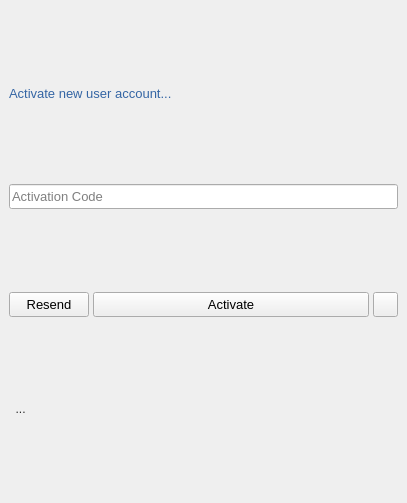
<?xml version="1.0" encoding="UTF-8"?>
<ui version="4.0">
 <class>RegisterNewUserObject</class>
 <widget class="QWidget" name="RegisterNewUserObject">
  <property name="geometry">
   <rect>
    <x>0</x>
    <y>0</y>
    <width>407</width>
    <height>503</height>
   </rect>
  </property>
  <property name="sizePolicy">
   <sizepolicy hsizetype="Fixed" vsizetype="Fixed">
    <horstretch>0</horstretch>
    <verstretch>0</verstretch>
   </sizepolicy>
  </property>
  <property name="minimumSize">
   <size>
    <width>407</width>
    <height>503</height>
   </size>
  </property>
  <property name="maximumSize">
   <size>
    <width>407</width>
    <height>503</height>
   </size>
  </property>
  <property name="font">
   <font>
    <pointsize>10</pointsize>
   </font>
  </property>
  <property name="windowTitle">
   <string>Form</string>
  </property>
  <property name="windowIcon">
   <iconset>
    <normaloff>:/icons/icons/2221968.png</normaloff>:/icons/icons/2221968.png</iconset>
  </property>
  <layout class="QGridLayout" name="gridLayout">
   <property name="leftMargin">
    <number>0</number>
   </property>
   <property name="topMargin">
    <number>0</number>
   </property>
   <property name="rightMargin">
    <number>0</number>
   </property>
   <property name="bottomMargin">
    <number>0</number>
   </property>
   <property name="spacing">
    <number>4</number>
   </property>
   <item row="1" column="1">
    <widget class="QStackedWidget" name="stackedWidget">
     <property name="currentIndex">
      <number>1</number>
     </property>
     <widget class="QWidget" name="page">
      <layout class="QVBoxLayout" name="verticalLayout">
       <item>
        <layout class="QHBoxLayout" name="horizontalLayout_2">
         <property name="topMargin">
          <number>0</number>
         </property>
         <item>
          <widget class="QLabel" name="create_Label">
           <property name="minimumSize">
            <size>
             <width>0</width>
             <height>26</height>
            </size>
           </property>
           <property name="font">
            <font>
             <pointsize>10</pointsize>
            </font>
           </property>
           <property name="styleSheet">
            <string notr="true">color: rgb(52, 101, 164);</string>
           </property>
           <property name="text">
            <string>Create a new user account...</string>
           </property>
          </widget>
         </item>
        </layout>
       </item>
       <item>
        <spacer name="verticalSpacer_4">
         <property name="font">
          <font>
           <pointsize>10</pointsize>
          </font>
         </property>
         <property name="orientation">
          <enum>Qt::Vertical</enum>
         </property>
         <property name="sizeType">
          <enum>QSizePolicy::Fixed</enum>
         </property>
         <property name="sizeHint" stdset="0">
          <size>
           <width>20</width>
           <height>5</height>
          </size>
         </property>
        </spacer>
       </item>
       <item>
        <widget class="QLineEdit" name="full_name_Prompt">
         <property name="font">
          <font>
           <pointsize>10</pointsize>
          </font>
         </property>
         <property name="toolTip">
          <string>allowed format: [A-Z][a-z] space &quot;van&quot;, &quot;of&quot;, &quot;de la&quot;;</string>
         </property>
         <property name="layoutDirection">
          <enum>Qt::RightToLeft</enum>
         </property>
         <property name="inputMask">
          <string/>
         </property>
         <property name="text">
          <string/>
         </property>
         <property name="maxLength">
          <number>32767</number>
         </property>
         <property name="placeholderText">
          <string>Full Name</string>
         </property>
        </widget>
       </item>
       <item>
        <widget class="QLineEdit" name="nick_Prompt">
         <property name="font">
          <font>
           <pointsize>10</pointsize>
          </font>
         </property>
         <property name="toolTip">
          <string>allowed format: a-Z 0-9 and underscore</string>
         </property>
         <property name="text">
          <string/>
         </property>
         <property name="placeholderText">
          <string>Nickname / Display Name</string>
         </property>
        </widget>
       </item>
       <item>
        <widget class="QLineEdit" name="date_of_birthPrompt">
         <property name="font">
          <font>
           <pointsize>10</pointsize>
          </font>
         </property>
         <property name="placeholderText">
          <string>Date of Birth: dd/mm/yyyy</string>
         </property>
        </widget>
       </item>
       <item>
        <widget class="QComboBox" name="countriesBox">
         <property name="font">
          <font>
           <pointsize>10</pointsize>
          </font>
         </property>
        </widget>
       </item>
       <item>
        <layout class="QHBoxLayout" name="horizontalLayout">
         <property name="topMargin">
          <number>0</number>
         </property>
         <item>
          <widget class="QRadioButton" name="male_radioButton">
           <property name="font">
            <font>
             <pointsize>10</pointsize>
            </font>
           </property>
           <property name="layoutDirection">
            <enum>Qt::RightToLeft</enum>
           </property>
           <property name="styleSheet">
            <string notr="true"/>
           </property>
           <property name="text">
            <string>male</string>
           </property>
           <property name="checked">
            <bool>true</bool>
           </property>
          </widget>
         </item>
         <item>
          <widget class="QRadioButton" name="female_radioButton">
           <property name="font">
            <font>
             <pointsize>10</pointsize>
            </font>
           </property>
           <property name="layoutDirection">
            <enum>Qt::RightToLeft</enum>
           </property>
           <property name="styleSheet">
            <string notr="true"/>
           </property>
           <property name="text">
            <string>female</string>
           </property>
          </widget>
         </item>
        </layout>
       </item>
       <item>
        <spacer name="verticalSpacer_2">
         <property name="font">
          <font>
           <pointsize>10</pointsize>
          </font>
         </property>
         <property name="orientation">
          <enum>Qt::Vertical</enum>
         </property>
         <property name="sizeType">
          <enum>QSizePolicy::Fixed</enum>
         </property>
         <property name="sizeHint" stdset="0">
          <size>
           <width>20</width>
           <height>4</height>
          </size>
         </property>
        </spacer>
       </item>
       <item>
        <widget class="QLineEdit" name="email_Prompt">
         <property name="font">
          <font>
           <pointsize>10</pointsize>
          </font>
         </property>
         <property name="toolTip">
          <string>standard email format</string>
         </property>
         <property name="text">
          <string/>
         </property>
         <property name="placeholderText">
          <string>Email</string>
         </property>
        </widget>
       </item>
       <item>
        <spacer name="verticalSpacer_5">
         <property name="font">
          <font>
           <pointsize>10</pointsize>
          </font>
         </property>
         <property name="orientation">
          <enum>Qt::Vertical</enum>
         </property>
         <property name="sizeType">
          <enum>QSizePolicy::Fixed</enum>
         </property>
         <property name="sizeHint" stdset="0">
          <size>
           <width>20</width>
           <height>4</height>
          </size>
         </property>
        </spacer>
       </item>
       <item>
        <widget class="QLineEdit" name="password_Prompt">
         <property name="font">
          <font>
           <pointsize>10</pointsize>
          </font>
         </property>
         <property name="toolTip">
          <string>allowed characters: a-Z 0-9 underscore, dot, minus, plus, equals</string>
         </property>
         <property name="text">
          <string/>
         </property>
         <property name="echoMode">
          <enum>QLineEdit::Password</enum>
         </property>
         <property name="placeholderText">
          <string>Password: min. 8, max. 24 characters</string>
         </property>
        </widget>
       </item>
       <item>
        <widget class="QLineEdit" name="password_2_Prompt">
         <property name="font">
          <font>
           <pointsize>10</pointsize>
          </font>
         </property>
         <property name="toolTip">
          <string>allowed characters: a-Z 0-9 underscore, dot, minus, plus, equals</string>
         </property>
         <property name="text">
          <string/>
         </property>
         <property name="echoMode">
          <enum>QLineEdit::Password</enum>
         </property>
         <property name="placeholderText">
          <string>Password: min. 8, max. 24 characters</string>
         </property>
        </widget>
       </item>
       <item>
        <spacer name="verticalSpacer_3">
         <property name="font">
          <font>
           <pointsize>10</pointsize>
          </font>
         </property>
         <property name="orientation">
          <enum>Qt::Vertical</enum>
         </property>
         <property name="sizeType">
          <enum>QSizePolicy::Fixed</enum>
         </property>
         <property name="sizeHint" stdset="0">
          <size>
           <width>20</width>
           <height>4</height>
          </size>
         </property>
        </spacer>
       </item>
       <item>
        <widget class="QTextBrowser" name="agreement_textBox">
         <property name="enabled">
          <bool>true</bool>
         </property>
         <property name="font">
          <font>
           <pointsize>10</pointsize>
          </font>
         </property>
         <property name="html">
          <string>&lt;!DOCTYPE HTML PUBLIC &quot;-//W3C//DTD HTML 4.0//EN&quot; &quot;http://www.w3.org/TR/REC-html40/strict.dtd&quot;&gt;
&lt;html&gt;&lt;head&gt;&lt;meta name=&quot;qrichtext&quot; content=&quot;1&quot; /&gt;&lt;style type=&quot;text/css&quot;&gt;
p, li { white-space: pre-wrap; }
&lt;/style&gt;&lt;/head&gt;&lt;body style=&quot; font-family:'DejaVu Sans'; font-size:10pt; font-weight:400; font-style:normal;&quot;&gt;
&lt;p style=&quot; margin-top:0px; margin-bottom:0px; margin-left:0px; margin-right:0px; -qt-block-indent:0; text-indent:0px;&quot;&gt;&lt;span style=&quot; font-family:'Ubuntu';&quot;&gt;User Agreement&lt;/span&gt;&lt;/p&gt;
&lt;p style=&quot;-qt-paragraph-type:empty; margin-top:0px; margin-bottom:0px; margin-left:0px; margin-right:0px; -qt-block-indent:0; text-indent:0px; font-family:'Ubuntu'; font-size:9pt;&quot;&gt;&lt;br /&gt;&lt;/p&gt;
&lt;p style=&quot; margin-top:0px; margin-bottom:0px; margin-left:0px; margin-right:0px; -qt-block-indent:0; text-indent:0px;&quot;&gt;&lt;span style=&quot; font-family:'Ubuntu'; font-size:9pt;&quot;&gt;This User Agreement (the &amp;quot;Agreement&amp;quot;) is applied upon clicking the &amp;quot;Submit&amp;quot; button, by and between:&lt;/span&gt;&lt;/p&gt;
&lt;p style=&quot;-qt-paragraph-type:empty; margin-top:0px; margin-bottom:0px; margin-left:0px; margin-right:0px; -qt-block-indent:0; text-indent:0px; font-family:'Ubuntu'; font-size:9pt;&quot;&gt;&lt;br /&gt;&lt;/p&gt;
&lt;p style=&quot; margin-top:0px; margin-bottom:0px; margin-left:0px; margin-right:0px; -qt-block-indent:0; text-indent:0px;&quot;&gt;&lt;span style=&quot; font-family:'Ubuntu'; font-size:9pt;&quot;&gt;The  Above Registered Person&lt;/span&gt;&lt;/p&gt;
&lt;p style=&quot;-qt-paragraph-type:empty; margin-top:0px; margin-bottom:0px; margin-left:0px; margin-right:0px; -qt-block-indent:0; text-indent:0px; font-family:'Ubuntu';&quot;&gt;&lt;br /&gt;&lt;/p&gt;
&lt;p style=&quot; margin-top:0px; margin-bottom:0px; margin-left:0px; margin-right:0px; -qt-block-indent:0; text-indent:0px;&quot;&gt;&lt;span style=&quot; font-family:'Ubuntu'; font-size:9pt;&quot;&gt;&amp;amp;&lt;/span&gt;&lt;/p&gt;
&lt;p style=&quot;-qt-paragraph-type:empty; margin-top:0px; margin-bottom:0px; margin-left:0px; margin-right:0px; -qt-block-indent:0; text-indent:0px; font-family:'Ubuntu';&quot;&gt;&lt;br /&gt;&lt;/p&gt;
&lt;p style=&quot; margin-top:0px; margin-bottom:0px; margin-left:0px; margin-right:0px; -qt-block-indent:0; text-indent:0px;&quot;&gt;&lt;span style=&quot; font-family:'Ubuntu'; font-size:9pt;&quot;&gt;QsMessenger Headmaster&lt;/span&gt;&lt;/p&gt;
&lt;p style=&quot;-qt-paragraph-type:empty; margin-top:0px; margin-bottom:0px; margin-left:0px; margin-right:0px; -qt-block-indent:0; text-indent:0px; font-family:'Ubuntu'; font-size:9pt;&quot;&gt;&lt;br /&gt;&lt;/p&gt;
&lt;p style=&quot;-qt-paragraph-type:empty; margin-top:0px; margin-bottom:0px; margin-left:0px; margin-right:0px; -qt-block-indent:0; text-indent:0px; font-family:'Ubuntu'; font-size:9pt;&quot;&gt;&lt;br /&gt;&lt;/p&gt;
&lt;p style=&quot; margin-top:0px; margin-bottom:0px; margin-left:0px; margin-right:0px; -qt-block-indent:0; text-indent:0px;&quot;&gt;&lt;span style=&quot; font-family:'Ubuntu'; font-size:9pt;&quot;&gt;1. Acceptance of Terms&lt;/span&gt;&lt;/p&gt;
&lt;p style=&quot;-qt-paragraph-type:empty; margin-top:0px; margin-bottom:0px; margin-left:0px; margin-right:0px; -qt-block-indent:0; text-indent:0px; font-family:'Ubuntu'; font-size:9pt;&quot;&gt;&lt;br /&gt;&lt;/p&gt;
&lt;p style=&quot; margin-top:0px; margin-bottom:0px; margin-left:0px; margin-right:0px; -qt-block-indent:0; text-indent:0px;&quot;&gt;&lt;span style=&quot; font-family:'Ubuntu'; font-size:9pt;&quot;&gt;By accessing or using QsMessenger (the &amp;quot;Service&amp;quot;), you agree to comply with and be bound by this Agreement and any additional terms and conditions that may apply to specific features of the Service.&lt;/span&gt;&lt;/p&gt;
&lt;p style=&quot;-qt-paragraph-type:empty; margin-top:0px; margin-bottom:0px; margin-left:0px; margin-right:0px; -qt-block-indent:0; text-indent:0px; font-family:'Ubuntu'; font-size:9pt;&quot;&gt;&lt;br /&gt;&lt;/p&gt;
&lt;p style=&quot; margin-top:0px; margin-bottom:0px; margin-left:0px; margin-right:0px; -qt-block-indent:0; text-indent:0px;&quot;&gt;&lt;span style=&quot; font-family:'Ubuntu'; font-size:9pt;&quot;&gt;2. Use of the Service&lt;/span&gt;&lt;/p&gt;
&lt;p style=&quot;-qt-paragraph-type:empty; margin-top:0px; margin-bottom:0px; margin-left:0px; margin-right:0px; -qt-block-indent:0; text-indent:0px; font-family:'Ubuntu'; font-size:9pt;&quot;&gt;&lt;br /&gt;&lt;/p&gt;
&lt;p style=&quot; margin-top:0px; margin-bottom:0px; margin-left:0px; margin-right:0px; -qt-block-indent:0; text-indent:0px;&quot;&gt;&lt;span style=&quot; font-family:'Ubuntu'; font-size:9pt;&quot;&gt;a) Age Requirement: You must be at least 18 years old to use the Service.&lt;/span&gt;&lt;/p&gt;
&lt;p style=&quot;-qt-paragraph-type:empty; margin-top:0px; margin-bottom:0px; margin-left:0px; margin-right:0px; -qt-block-indent:0; text-indent:0px; font-family:'Ubuntu'; font-size:9pt;&quot;&gt;&lt;br /&gt;&lt;/p&gt;
&lt;p style=&quot; margin-top:0px; margin-bottom:0px; margin-left:0px; margin-right:0px; -qt-block-indent:0; text-indent:0px;&quot;&gt;&lt;span style=&quot; font-family:'Ubuntu'; font-size:9pt;&quot;&gt;b) Registration: You may be required to register for an account to access certain features of the Service. You agree to provide accurate and complete information when registering for an account.&lt;/span&gt;&lt;/p&gt;
&lt;p style=&quot;-qt-paragraph-type:empty; margin-top:0px; margin-bottom:0px; margin-left:0px; margin-right:0px; -qt-block-indent:0; text-indent:0px; font-family:'Ubuntu'; font-size:9pt;&quot;&gt;&lt;br /&gt;&lt;/p&gt;
&lt;p style=&quot; margin-top:0px; margin-bottom:0px; margin-left:0px; margin-right:0px; -qt-block-indent:0; text-indent:0px;&quot;&gt;&lt;span style=&quot; font-family:'Ubuntu'; font-size:9pt;&quot;&gt;c) Prohibited Activities: You agree not to engage in any of the following prohibited activities:&lt;/span&gt;&lt;/p&gt;
&lt;p style=&quot;-qt-paragraph-type:empty; margin-top:0px; margin-bottom:0px; margin-left:0px; margin-right:0px; -qt-block-indent:0; text-indent:0px; font-family:'Ubuntu'; font-size:9pt;&quot;&gt;&lt;br /&gt;&lt;/p&gt;
&lt;p style=&quot; margin-top:0px; margin-bottom:0px; margin-left:0px; margin-right:0px; -qt-block-indent:0; text-indent:0px;&quot;&gt;&lt;span style=&quot; font-family:'Ubuntu'; font-size:9pt;&quot;&gt;- Violating any laws, regulations, or third-party rights.&lt;/span&gt;&lt;/p&gt;
&lt;p style=&quot;-qt-paragraph-type:empty; margin-top:0px; margin-bottom:0px; margin-left:0px; margin-right:0px; -qt-block-indent:0; text-indent:0px; font-family:'Ubuntu'; font-size:9pt;&quot;&gt;&lt;br /&gt;&lt;/p&gt;
&lt;p style=&quot; margin-top:0px; margin-bottom:0px; margin-left:0px; margin-right:0px; -qt-block-indent:0; text-indent:0px;&quot;&gt;&lt;span style=&quot; font-family:'Ubuntu'; font-size:9pt;&quot;&gt;- Posting or transmitting unauthorized or unsolicited advertising, promotional materials, or spam.&lt;/span&gt;&lt;/p&gt;
&lt;p style=&quot;-qt-paragraph-type:empty; margin-top:0px; margin-bottom:0px; margin-left:0px; margin-right:0px; -qt-block-indent:0; text-indent:0px; font-family:'Ubuntu'; font-size:9pt;&quot;&gt;&lt;br /&gt;&lt;/p&gt;
&lt;p style=&quot; margin-top:0px; margin-bottom:0px; margin-left:0px; margin-right:0px; -qt-block-indent:0; text-indent:0px;&quot;&gt;&lt;span style=&quot; font-family:'Ubuntu'; font-size:9pt;&quot;&gt;- Impersonating any person or entity or falsely  stating or missrepresenting your affiliation with a person or entity.&lt;/span&gt;&lt;/p&gt;
&lt;p style=&quot; margin-top:0px; margin-bottom:0px; margin-left:0px; margin-right:0px; -qt-block-indent:0; text-indent:0px;&quot;&gt;&lt;span style=&quot; font-family:'Ubuntu'; font-size:9pt;&quot;&gt;- Interfering with or disrupting the Service or servers, or networks connected to the Service.&lt;/span&gt;&lt;/p&gt;
&lt;p style=&quot;-qt-paragraph-type:empty; margin-top:0px; margin-bottom:0px; margin-left:0px; margin-right:0px; -qt-block-indent:0; text-indent:0px; font-family:'Ubuntu'; font-size:9pt;&quot;&gt;&lt;br /&gt;&lt;/p&gt;
&lt;p style=&quot; margin-top:0px; margin-bottom:0px; margin-left:0px; margin-right:0px; -qt-block-indent:0; text-indent:0px;&quot;&gt;&lt;span style=&quot; font-family:'Ubuntu'; font-size:9pt;&quot;&gt;3. Intellectual Property&lt;/span&gt;&lt;/p&gt;
&lt;p style=&quot;-qt-paragraph-type:empty; margin-top:0px; margin-bottom:0px; margin-left:0px; margin-right:0px; -qt-block-indent:0; text-indent:0px; font-family:'Ubuntu'; font-size:9pt;&quot;&gt;&lt;br /&gt;&lt;/p&gt;
&lt;p style=&quot; margin-top:0px; margin-bottom:0px; margin-left:0px; margin-right:0px; -qt-block-indent:0; text-indent:0px;&quot;&gt;&lt;span style=&quot; font-family:'Ubuntu'; font-size:9pt;&quot;&gt;All content, trademarks, logos, and other intellectual property rights related to the Service are the property of QsMessenger Headmaster or it's licensors. &lt;/span&gt;&lt;/p&gt;
&lt;p style=&quot;-qt-paragraph-type:empty; margin-top:0px; margin-bottom:0px; margin-left:0px; margin-right:0px; -qt-block-indent:0; text-indent:0px; font-family:'Ubuntu'; font-size:9pt;&quot;&gt;&lt;br /&gt;&lt;/p&gt;
&lt;p style=&quot; margin-top:0px; margin-bottom:0px; margin-left:0px; margin-right:0px; -qt-block-indent:0; text-indent:0px;&quot;&gt;&lt;span style=&quot; font-family:'Ubuntu'; font-size:9pt;&quot;&gt;You are granted a limited, non exclusive, non-transferable license to use the Service for personal, non-commercial purposes.&lt;/span&gt;&lt;/p&gt;
&lt;p style=&quot;-qt-paragraph-type:empty; margin-top:0px; margin-bottom:0px; margin-left:0px; margin-right:0px; -qt-block-indent:0; text-indent:0px; font-family:'Ubuntu'; font-size:9pt;&quot;&gt;&lt;br /&gt;&lt;/p&gt;&lt;/body&gt;&lt;/html&gt;</string>
         </property>
        </widget>
       </item>
       <item>
        <widget class="QCheckBox" name="agreement_checkBox">
         <property name="font">
          <font>
           <pointsize>10</pointsize>
          </font>
         </property>
         <property name="layoutDirection">
          <enum>Qt::LeftToRight</enum>
         </property>
         <property name="text">
          <string>I have read and agree to the licence agreement   </string>
         </property>
         <property name="checked">
          <bool>false</bool>
         </property>
        </widget>
       </item>
       <item>
        <layout class="QHBoxLayout" name="horizontalLayout_5">
         <property name="spacing">
          <number>4</number>
         </property>
         <property name="topMargin">
          <number>0</number>
         </property>
         <item>
          <widget class="QPushButton" name="registration_Button">
           <property name="minimumSize">
            <size>
             <width>0</width>
             <height>25</height>
            </size>
           </property>
           <property name="maximumSize">
            <size>
             <width>16777215</width>
             <height>25</height>
            </size>
           </property>
           <property name="font">
            <font>
             <pointsize>10</pointsize>
            </font>
           </property>
           <property name="text">
            <string>&amp;Submit</string>
           </property>
           <property name="icon">
            <iconset>
             <normalon>../../../../Resources/icons/registration.png</normalon>
            </iconset>
           </property>
          </widget>
         </item>
         <item>
          <widget class="QPushButton" name="pageButton">
           <property name="sizePolicy">
            <sizepolicy hsizetype="Fixed" vsizetype="Fixed">
             <horstretch>0</horstretch>
             <verstretch>0</verstretch>
            </sizepolicy>
           </property>
           <property name="minimumSize">
            <size>
             <width>25</width>
             <height>25</height>
            </size>
           </property>
           <property name="maximumSize">
            <size>
             <width>25</width>
             <height>25</height>
            </size>
           </property>
           <property name="toolTip">
            <string>next</string>
           </property>
           <property name="text">
            <string/>
           </property>
           <property name="icon">
            <iconset>
             <normalon>../../../../Resources/icons/triangle_right.png</normalon>
            </iconset>
           </property>
          </widget>
         </item>
        </layout>
       </item>
       <item>
        <widget class="QLabel" name="message_Label">
         <property name="enabled">
          <bool>false</bool>
         </property>
         <property name="minimumSize">
          <size>
           <width>0</width>
           <height>17</height>
          </size>
         </property>
         <property name="maximumSize">
          <size>
           <width>407</width>
           <height>17</height>
          </size>
         </property>
         <property name="font">
          <font>
           <pointsize>9</pointsize>
          </font>
         </property>
         <property name="layoutDirection">
          <enum>Qt::LeftToRight</enum>
         </property>
         <property name="styleSheet">
          <string notr="true">color: rgb(42, 42, 42);</string>
         </property>
         <property name="text">
          <string>  ...</string>
         </property>
         <property name="alignment">
          <set>Qt::AlignLeading|Qt::AlignLeft|Qt::AlignVCenter</set>
         </property>
        </widget>
       </item>
      </layout>
     </widget>
     <widget class="QWidget" name="page_2">
      <layout class="QVBoxLayout" name="verticalLayout_2">
       <item>
        <layout class="QHBoxLayout" name="horizontalLayout_3">
         <item>
          <widget class="QLabel" name="label_2">
           <property name="sizePolicy">
            <sizepolicy hsizetype="Preferred" vsizetype="Fixed">
             <horstretch>0</horstretch>
             <verstretch>0</verstretch>
            </sizepolicy>
           </property>
           <property name="font">
            <font>
             <pointsize>10</pointsize>
            </font>
           </property>
           <property name="styleSheet">
            <string notr="true">color: rgb(52, 101, 164);</string>
           </property>
           <property name="text">
            <string>Activate new user account...</string>
           </property>
          </widget>
         </item>
        </layout>
       </item>
       <item>
        <widget class="QLineEdit" name="activation_code_Prompt">
         <property name="sizePolicy">
          <sizepolicy hsizetype="Expanding" vsizetype="Fixed">
           <horstretch>0</horstretch>
           <verstretch>20</verstretch>
          </sizepolicy>
         </property>
         <property name="minimumSize">
          <size>
           <width>0</width>
           <height>25</height>
          </size>
         </property>
         <property name="maximumSize">
          <size>
           <width>16777215</width>
           <height>25</height>
          </size>
         </property>
         <property name="font">
          <font>
           <pointsize>10</pointsize>
          </font>
         </property>
         <property name="text">
          <string/>
         </property>
         <property name="placeholderText">
          <string>Activation Code</string>
         </property>
        </widget>
       </item>
       <item>
        <layout class="QHBoxLayout" name="horizontalLayout_4">
         <property name="spacing">
          <number>4</number>
         </property>
         <item>
          <widget class="QPushButton" name="resendEmailButton">
           <property name="sizePolicy">
            <sizepolicy hsizetype="Fixed" vsizetype="Fixed">
             <horstretch>0</horstretch>
             <verstretch>0</verstretch>
            </sizepolicy>
           </property>
           <property name="minimumSize">
            <size>
             <width>80</width>
             <height>25</height>
            </size>
           </property>
           <property name="maximumSize">
            <size>
             <width>80</width>
             <height>25</height>
            </size>
           </property>
           <property name="text">
            <string>Resend</string>
           </property>
           <property name="icon">
            <iconset>
             <normalon>../../../../Resources/icons/sendEmail.png</normalon>
            </iconset>
           </property>
           <property name="iconSize">
            <size>
             <width>24</width>
             <height>24</height>
            </size>
           </property>
          </widget>
         </item>
         <item>
          <widget class="QPushButton" name="activateButton">
           <property name="minimumSize">
            <size>
             <width>0</width>
             <height>25</height>
            </size>
           </property>
           <property name="maximumSize">
            <size>
             <width>16777215</width>
             <height>25</height>
            </size>
           </property>
           <property name="font">
            <font>
             <pointsize>10</pointsize>
            </font>
           </property>
           <property name="text">
            <string>Activate</string>
           </property>
           <property name="icon">
            <iconset>
             <normalon>../../../../Resources/icons/2221968.png</normalon>
            </iconset>
           </property>
          </widget>
         </item>
         <item>
          <widget class="QPushButton" name="pageButton2">
           <property name="sizePolicy">
            <sizepolicy hsizetype="Fixed" vsizetype="Fixed">
             <horstretch>0</horstretch>
             <verstretch>0</verstretch>
            </sizepolicy>
           </property>
           <property name="minimumSize">
            <size>
             <width>25</width>
             <height>25</height>
            </size>
           </property>
           <property name="maximumSize">
            <size>
             <width>25</width>
             <height>25</height>
            </size>
           </property>
           <property name="toolTip">
            <string>back</string>
           </property>
           <property name="text">
            <string/>
           </property>
           <property name="icon">
            <iconset>
             <normalon>../../../../Resources/icons/triangle_left.png</normalon>
            </iconset>
           </property>
          </widget>
         </item>
        </layout>
       </item>
       <item>
        <widget class="QLabel" name="message_Label_2">
         <property name="enabled">
          <bool>false</bool>
         </property>
         <property name="minimumSize">
          <size>
           <width>0</width>
           <height>17</height>
          </size>
         </property>
         <property name="maximumSize">
          <size>
           <width>407</width>
           <height>17</height>
          </size>
         </property>
         <property name="font">
          <font>
           <pointsize>9</pointsize>
          </font>
         </property>
         <property name="layoutDirection">
          <enum>Qt::LeftToRight</enum>
         </property>
         <property name="styleSheet">
          <string notr="true">color: rgb(42, 42, 42);</string>
         </property>
         <property name="text">
          <string>  ...</string>
         </property>
         <property name="alignment">
          <set>Qt::AlignLeading|Qt::AlignLeft|Qt::AlignVCenter</set>
         </property>
        </widget>
       </item>
      </layout>
     </widget>
    </widget>
   </item>
  </layout>
 </widget>
 <resources/>
 <connections/>
</ui>
